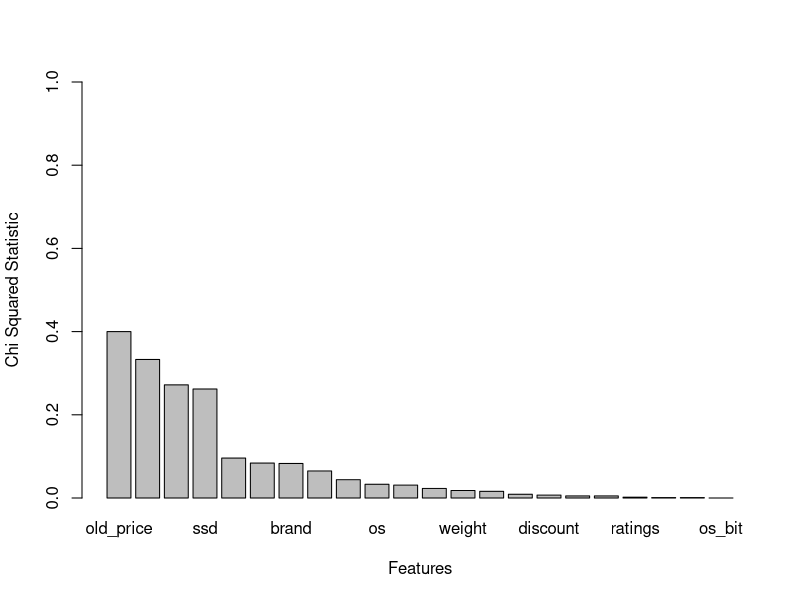
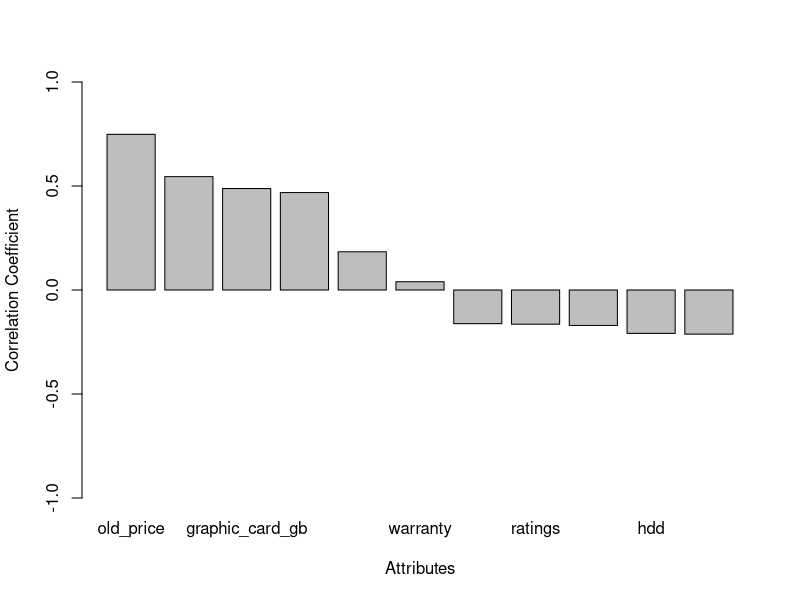

Write the R code that produced these figures, in order.
laptop_data <- read.csv("clean_laptop_data.csv")

ram_gb_coeff <- (cor.test(laptop_data$ram_gb, laptop_data$latest_price, method = "pearson"))$estimate
graphic_card_gb_coeff <- (cor.test(laptop_data$graphic_card_gb, laptop_data$latest_price, method = "pearson"))$estimate
display_size_coeff <- (cor.test(laptop_data$display_size, laptop_data$latest_price, method = "pearson"))$estimate
warranty_coeff <- (cor.test(laptop_data$warranty, laptop_data$latest_price, method = "pearson"))$estimate
old_price_coeff <- (cor.test(laptop_data$old_price, laptop_data$latest_price, method = "pearson"))$estimate
discount_coeff <- (cor.test(laptop_data$discount, laptop_data$latest_price, method = "pearson"))$estimate
star_rating_coeff <- (cor.test(laptop_data$star_rating, laptop_data$latest_price, method = "pearson"))$estimate
ratings_coeff <- (cor.test(laptop_data$ratings, laptop_data$latest_price, method = "pearson"))$estimate
reviews_coeff <- (cor.test(laptop_data$reviews, laptop_data$latest_price, method = "pearson"))$estimate
ssd_coeff <- (cor.test(laptop_data$ssd, laptop_data$latest_price, method = "pearson"))$estimate
hdd_coeff <- (cor.test(laptop_data$hdd, laptop_data$latest_price, method = "pearson"))$estimate

chistats <- c(0.400, 0.333, 0.272, 0.262, 0.096, 0.084, 0.083, 0.065, 0.044, 0.033, 0.031, 0.023, 0.018, 0.016, 0.009, 0.007, 0.005, 0.005, 0.002, 0.001, 0.001, 0)
chi_names <- c("old_price", "model", "processor_name", "ssd", "graphic_card_gb", "display_size", "brand", "ram_gb", "processor_brand", "os", "ram_type", "star_rating", "weight", "hdd", "processor_gntrn", "discount", "Touchscreen", "reviews", "ratings", "warranty", "msoffice", "os_bit")
barplot(chistats, names.arg = chi_names, ylab = "Chi Squared Statistic", xlab = "Features", ylim = c(0, 1))

coeffs <- c(old_price_coeff, ssd_coeff, graphic_card_gb_coeff, ram_gb_coeff, display_size_coeff, warranty_coeff, star_rating_coeff, ratings_coeff, reviews_coeff, hdd_coeff, discount_coeff)

names <- c("old_price", "ssd", "graphic_card_gb", "ram_gb", "display_size", "warranty", "star_rating", "ratings", "reviews", "hdd", "discount")


barplot(coeffs, names.arg = names, ylab = "Correlation Coefficient", xlab = "Attributes", ylim = c(-1, 1))
